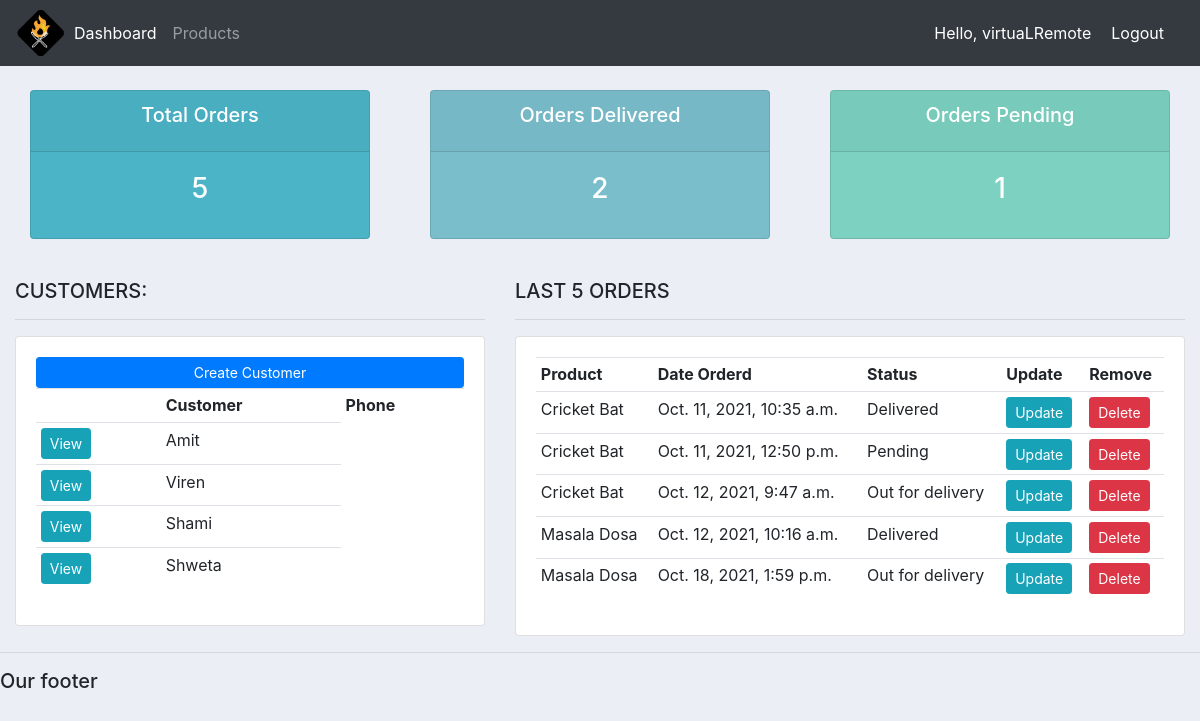
Page / (signed in) on the earlier database version.
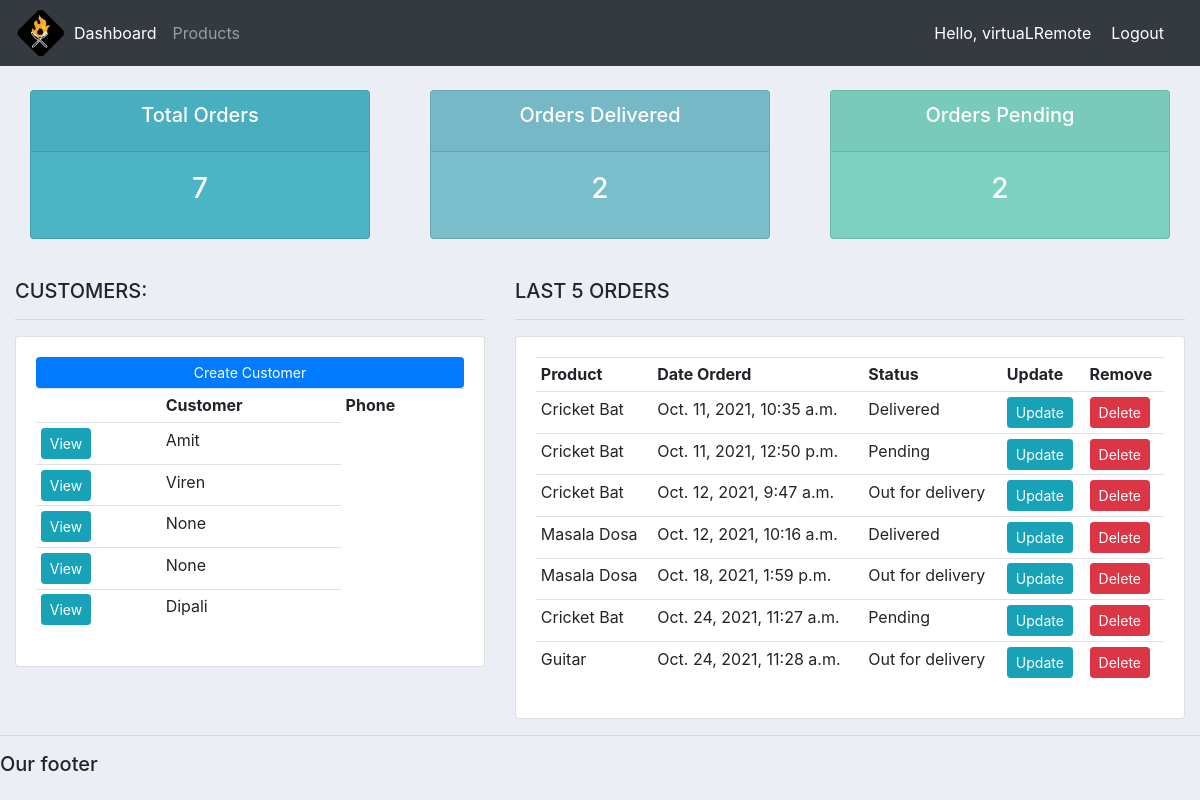
Same page on the later database version.
### accounts/models.py (models this page shows, shortened)
class Customer(models.Model):
    user = models.OneToOneField(User, null=True, on_delete=CASCADE)
    name = models.CharField(max_length=200, null=True)
    phone = models.CharField(max_length=20, null=True)
    email = models.CharField(max_length=200, null=True)
    profile_pic = models.ImageField(default="profile_pic.jpg", null=True, blank=True)
    date_created = models.DateTimeField(auto_now_add=True, null=True)

class Order(models.Model):
    STATUS = (
        ('Pending', 'Pending'),
        ('Out for delivery', 'Out for delivery'),
        ('Delivered', 'Delivered')
    )
    customer = models.ForeignKey(Customer, null=True, on_delete=models.SET_NULL)
    product = models.ForeignKey(Product, null=True, on_delete=models.SET_NULL)
    date_created = models.DateTimeField(auto_now_add=True, null=True)
    status = models.CharField(max_length=200, null=True, choices=STATUS)
    note = models.CharField(max_length=1000, null=True)

class Product(models.Model):
    CATEGORY = (
        ('Indoor', 'Indoor'),
        ('Out door', 'Out door')
    )
    name = models.CharField(max_length=200, null=True)
    price = models.FloatField(null=True)
    category = models.CharField(max_length=200, null=True, choices=CATEGORY)
    description = models.CharField(max_length=200, null=True, blank=True)
    date_created = models.DateTimeField(auto_now_add=True, null=True)
    tags = ManyToManyField(Tag)
    def __str__(self):
        return self.name

### accounts/decorators.py (the view)
    def wrapper_func(request, *args, **kwargs):
        group = None
        if request.user.groups.exists():
            group = request.user.groups.all()[0].name
        if group == 'customer':
            return redirect('user-page')
        if group == 'admin':
            return view_func(request, *args, **kwargs)

### accounts/views.py (called while the page is built)
@login_required(login_url="login")
@admin_only
def home(request):
    customer = Customer.objects.all()
    order = Order.objects.all()
    total_customer = customer.count()
    total_order = order.count()
    pending = order.filter(status='Pending').count()
    delivered = order.filter(status='Delivered').count()
    dict = {
        'customers':customer, 'orders':order, 'total_customers':total_customer,
        'total_orders':total_order, 'pendings':pending, 'delivered':delivered
    }
    return render(request, 'accounts/dashboard.html', dict)

### accounts/templates/accounts/dashboard.html
{%  extends 'accounts/main.html' %}
{% block content %}
{%  include 'accounts/status.html' %}
<br>
<div class="row">
	<div class="col-md-5">
		<h5>CUSTOMERS:</h5>
		<hr>
		<div class="card card-body">
			<a class="btn btn-primary  btn-sm btn-block" href="">Create Customer</a>
			<table class="table table-sm">
				<tr>
					<th></th>
					<th>Customer</th>
					<th>Phone</th>
				</tr>
                {% for i in customers %}
                <tr>
                    <td><a class="btn btn-sm btn-info" href="{% url 'costumers' i.id %}">View</a></td>
                    <td>{{ i.name }}</td>
                </tr>
                {% endfor %}
			</table>
		</div>
	</div>
	<div class="col-md-7">
		<h5>LAST 5 ORDERS</h5>
		<hr>
		<div class="card card-body">
			<table class="table table-sm">
				<tr>
					<th>Product</th>
					<th>Date Orderd</th>
					<th>Status</th>
					<th>Update</th>
					<th>Remove</th>
				</tr>
				{% for order in orders %}
					<tr>
						<td>{{order.product}}</td>
						<td>{{order.date_created}}</td>
						<td>{{order.status}}</td>
						<td><a class="btn btn-sm btn-info" href="{% url 'update_order' order.id %}">Update</a></td>
						<td><a class="btn btn-sm btn-danger"href="{% url 'delete_order' order.id %}">Delete</a></td>
					</tr>
				{% endfor %}
			</table>
		</div>
	</div>
</div>
{% endblock %}

### accounts/templates/accounts/main.html (shortened to what this page needs)
{% load static %}
<!DOCTYPE html>
<html>
<head>
	<link rel="stylesheet" href="https://stackpath.bootstrapcdn.com/bootstrap/4.3.1/css/bootstrap.min.css">
	<link rel="stylesheet" href="{% static '/css/main.css' %}">
</head>
<body>
	{%  include 'accounts/navbar.html' %}
	<div class="container-fluid">
	{% block content %}
	{% endblock %}
    </div>
	<hr>
	<h5>Our footer</h5>
</body>
</html>

### accounts/templates/accounts/navbar.html (shortened to what this page needs)
{% load static %}
<nav class="navbar navbar-expand-lg navbar-dark bg-dark">
    <img src="{% static 'images/logo.png' %}" width="50" height="50">
    <div class="collapse navbar-collapse" id="navbarNav">
      <ul class="navbar-nav">
        {% if request.user.is_staff %}
          <li class="nav-item active">
            <a class="nav-link" href="{% url 'home' %}">Dashboard <span class="sr-only">(current)</span></a>
          </li>
          <li class="nav-item">
            <a class="nav-link" href="{% url 'products' %}">Products</a>
          </li>
        {% else %}
          <li class="nav-item">
            <a class="nav-link" href="{% url 'account' %}">Settings</a>
          </li>
        {% endif %}
      </ul>
    </div>
    <span class="hello-msg">Hello, {{ request.user }}</span>
    <span><a class="hello-msg" href="{% url 'logout' %}">Logout</a></span>
  </nav>

### accounts/templates/accounts/status.html
<br>
<div class="row">
	<div class="col">
		<div class="col-md">
			<div class="card text-center text-white  mb-3" id="total-orders">
			  	<div class="card-header">
			  		<h5 class="card-title">Total Orders</h5>
			  	</div>
			  	<div class="card-body">
			    	<h3 class="card-title">{{ total_orders }}</h3>
			  	</div>
			</div>
		</div>
	</div>
	<div class="col">
		<div class="col-md">
			<div class="card text-center text-white  mb-3" id="orders-delivered">
			  	<div class="card-header">
			  		<h5 class="card-title">Orders Delivered</h5>
			  	</div>
			  	<div class="card-body">
			    	<h3 class="card-title">{{ delivered }}</h3>
			  	</div>
			</div>
		</div>
	</div>
	<div class="col">
		<div class="col-md">
			<div class="card text-center text-white  mb-3" id="orders-pending">
			  	<div class="card-header">
			  		<h5 class="card-title">Orders Pending</h5>
			  	</div>
			  	<div class="card-body">
			    	<h3 class="card-title">{{ pendings }}</h3>
			  	</div>
			</div>
		</div>
	</div>
</div>

### static/css/main.css (style rules this page uses)
body { background-color: #ebeff5; }
#total-orders { background-color: #4cb4c7; }
#orders-delivered { background-color: #7abecc; }
#orders-pending { background-color: #7CD1C0; }

### accounts/templates/accounts/navbar.html (style rules this page uses)
.hello-msg { font-size: 18; color: #fff; margin-right: 20px; }

Differences in the rows shown:
removed Customer: name "Shami"
removed Customer: name "Shweta"
added Customer: name "None"
added Customer: name "None"
added Customer: name "Dipali"
added Order: product "Cricket Bat", date_created "Oct. 24, 2021, 11:27 a.m.", status "Pending"
added Order: product "Guitar", date_created "Oct. 24, 2021, 11:28 a.m.", status "Out for delivery"
Other differences:
{{ total_orders }}: "5" → "7"
{{ pendings }}: "1" → "2"
